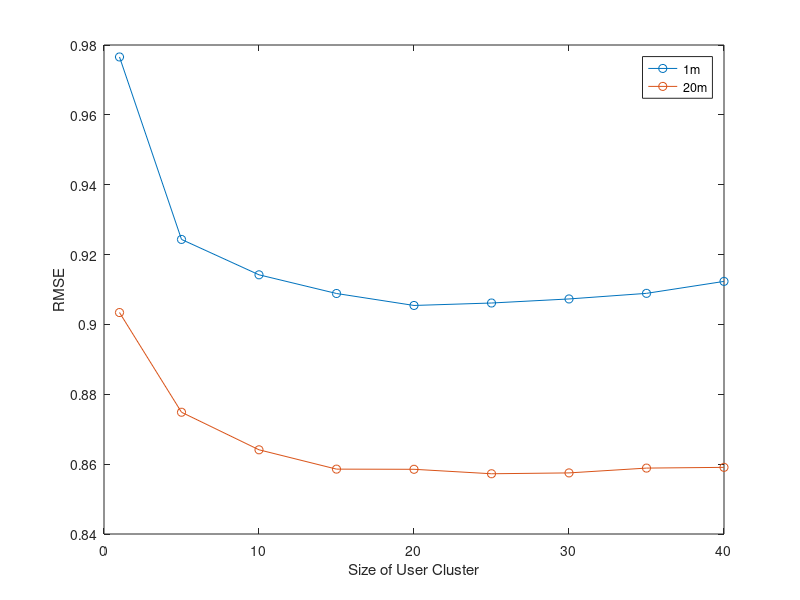

Source code (MATLAB):
%% RMSE and lambda
% plot([0.005, 0.01, 0.02, 0.03, 0.04, 0.05, 0.06, 0.07, 0.08, 0.09, 0.10, 0.11, 0.12, 0.13, 0.14, 0.15], rmse_list,'-o');
% % title(['Depth versus RMSE']);
% ylabel('RMSE');
% xlabel('\lambda');
% set(gcf, 'Color' , 'w'  );

%% RMSE and cluster size
x = [1	 5	10	15	20	25	30	35	40];  
y = [0.976574494 0.92433706 0.914207572  0.908857282 0.905430708  0.906132816	 0.907295689	 0.908898105	 0.912320157];  
plot(x,y, '-o');  
hold on;    
x = [1	 5	10	15	20	25	30	35	40];  
y = [0.903405454 0.874860325	 0.864107398	 0.858573644	 0.858526252	 0.85724845	  0.857492558	 0.858870196	 0.859082366];  
plot(x,y, '-o');  
% title(['Depth versus RMSE']);
ylabel('RMSE');
xlabel('Size of User Cluster');
label = legend('1m', '20m');
set(gcf, 'Color' , 'w');

%% RMSE and different models
% c = categorical({'1m Dataset', '20m Dataset'});
% y = [0.9200 0.9286 0.9829 1.0010 1.1013; 0 0.8780 0.8939 0.9484 1.0850];
% bar(c, y);
% label = legend('ACDT(stratification)',...
%     'ACDT(random)', 'FDT(level5, 0.10)', 'CCF', 'CAL(regularization 5)',...
%      'location', 'best');
% ylim([0.85 1.13]);

% r = ['c', 'y', 'r', 'g'];
% 
% x1 = [19, 27, 35, 43] + 2;
% x2 = [59, 67, 75, 83] + 6;
% y1 = [0.9286 1.0010 1.1013 0.9829];
% y2 = [0.8780 0.9484 1.0850 0.8939];
% 
% for i = 1:size(x1, 2)
%     x = [x1(i), x2(i)];
%     y = [y1(i), y2(i)];
%     h = bar(x, y, 0.12, r(i))
%     hold on
% end
% 
% set(gca, 'XTick', [33, 77])
% set(gca, 'XTicklabel', {'1m dataset', '20m dataset'}, 'FontSize', 10)
% h = gca
% xlim([1 135]);
% ylim([0.85 1.13]);
% legend('CALT', 'CCF', 'CAL', 'FDT');

% RMSE and Active Learning
% rmse_list = [
%     0.87035870983 
%     0.874766174811
%     0.885536687708
%     0.90327066476
%     0.92419338281
%     0.939945107362
%     0.941642125195
%     0.947759209605
%     ];
% y = rmse_list;
% bar(y, 'c');
% ylim([0.85 0.96]);
% set(gca,'xticklabel',{'508~52', '52~23', '23~12', '12~6', '6~3', '3~2', '2~1', '1~0'});,
% ylabel('RMSE');
% xlabel('Ratings Elicited');

%% RMSE between Random and Stratification
% plot([1:7], [r2; s2],'-o');
% % title(['Depth versus RMSE']);
% ylabel('RMSE');
% xlabel('Depth');
% set(gcf, 'Color' , 'w'  );
% ylim([0.92 1.03]);
% label = legend('ACDT(random)','ACDT(stratification)');

%% RMSE vs real ratings
% ratingNum_list = [
% 203062
% 259180
% 333753
% 436797
% 570745
% 766609
% 1050899
% 1514176
% 2441925
% 6338840];
% rmse_list = [
% 0.979898803174
% 0.968511626358
% 0.955002017639
% 0.945591082353
% 0.944659034128
% 0.933135365592
% 0.918745133362
% 0.90007781315
% 0.894454635882
% 0.860666568315];
% plot([1:10], rmse_list,'-o');
% % title(['Depth versus RMSE']);
% ylabel('RMSE');
% xlabel('');
% set(gcf, 'Color' , 'w'  );
